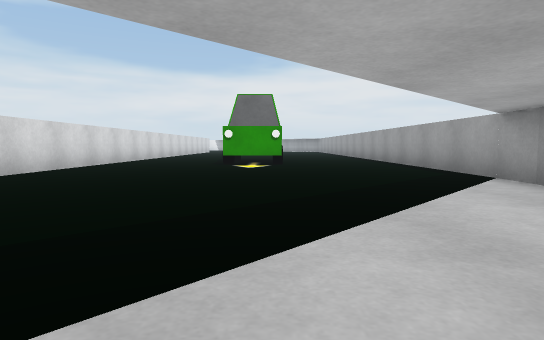
view 1 (above)

23 first-person views from a walk through a scene from a Unity 3-D project. The camera is 0.51 m above the floor, tilts 4° down and sees 75° across. The floor is counted in squares, 1 m on a side. Each view is taken from the middle of a square. On the plan, view 1 faces up. The plan holds only what a view shows up to about 9 squares ahead; the rest is blank. The place goes on beyond the plan.

view 2
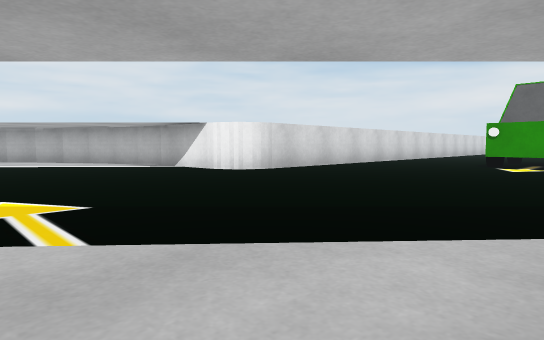

view 3
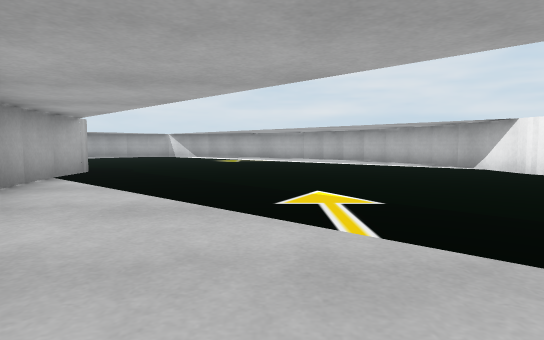

view 4
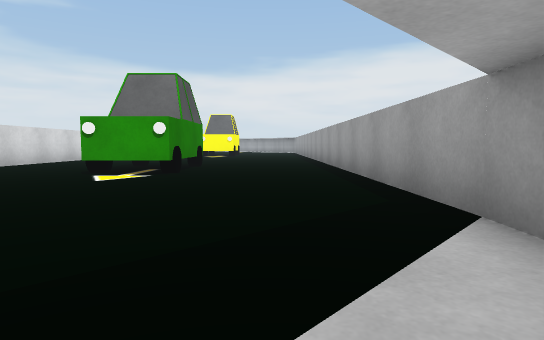

view 5
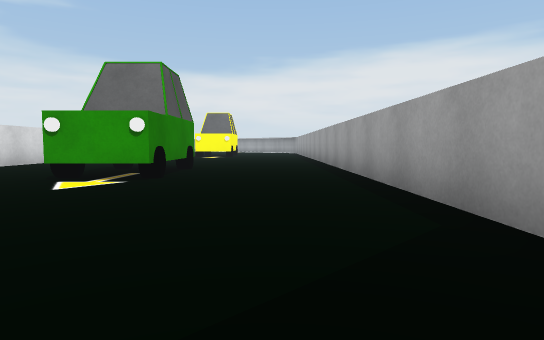

view 6
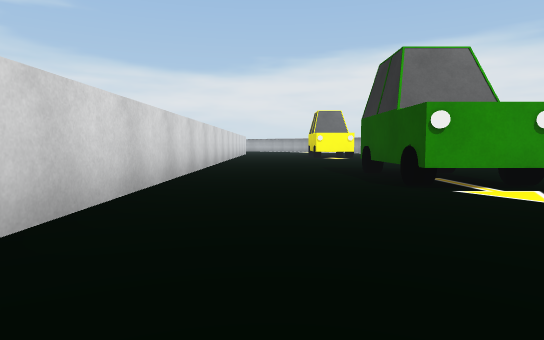

view 7
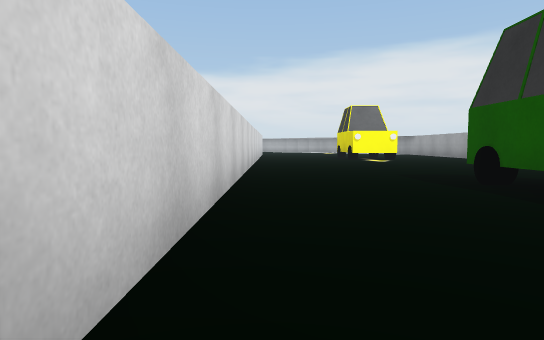

view 8
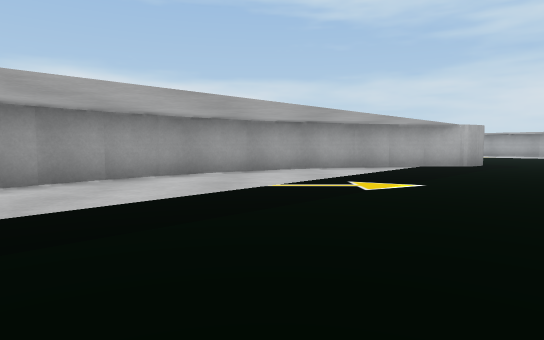

view 9
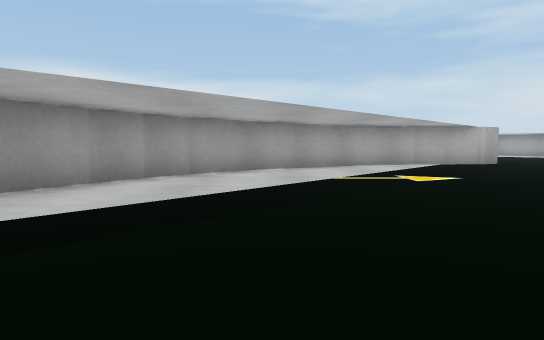

view 10
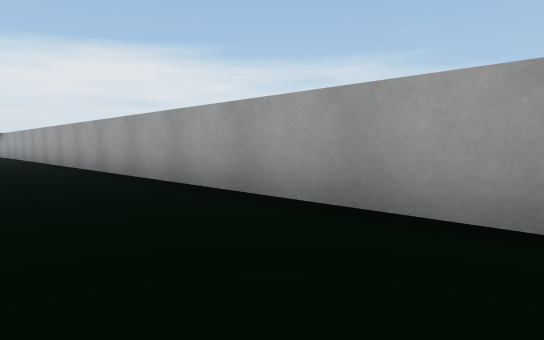

view 11
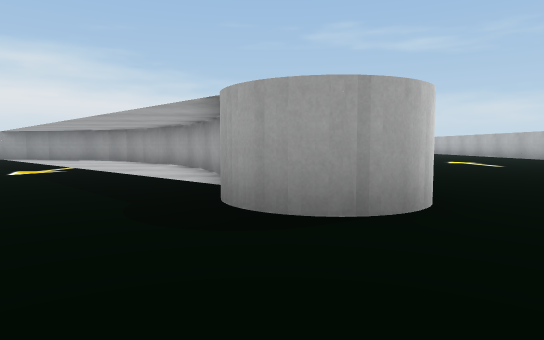

view 12
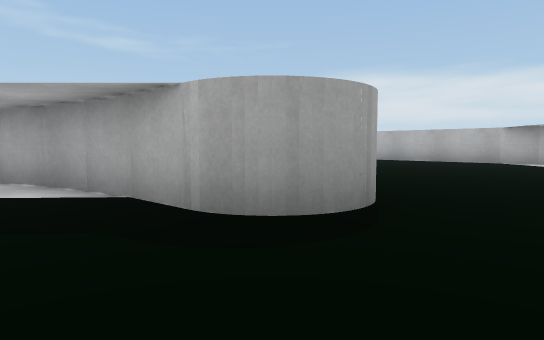

view 13
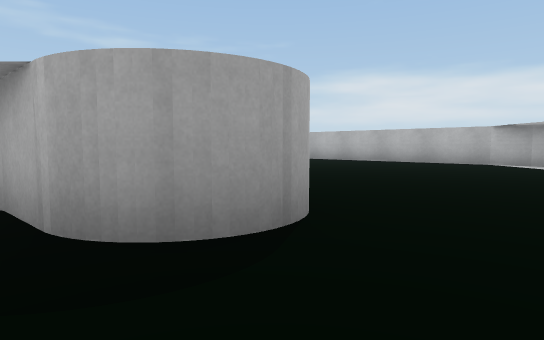

view 14
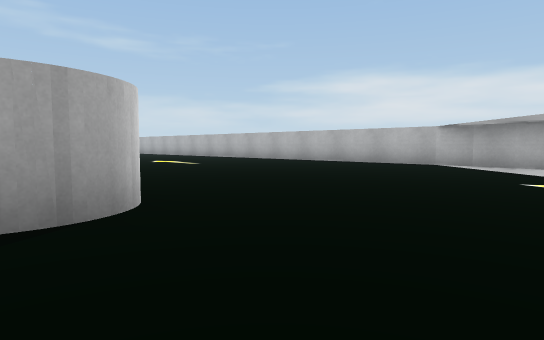

view 15
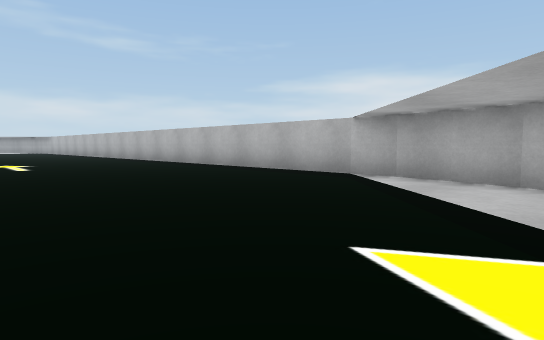

view 16
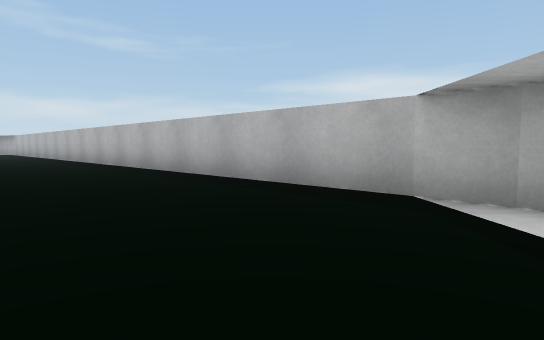

view 17
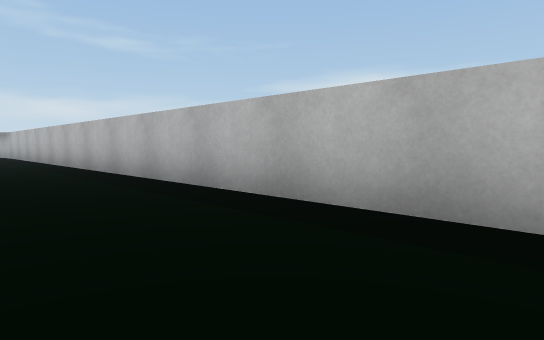

view 18
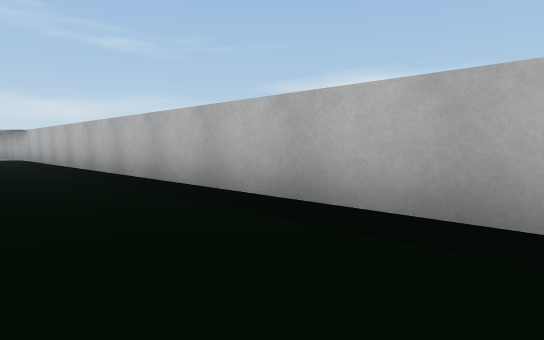

view 19
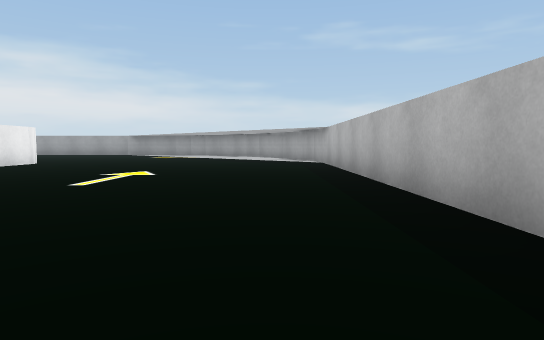

view 20
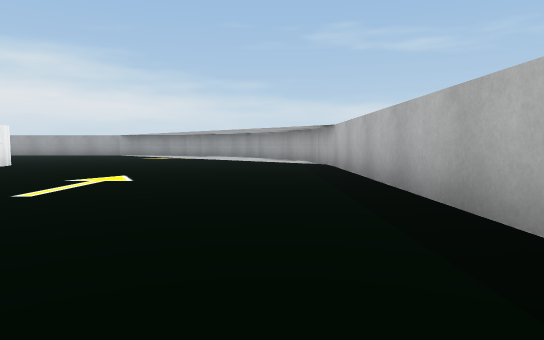

view 21
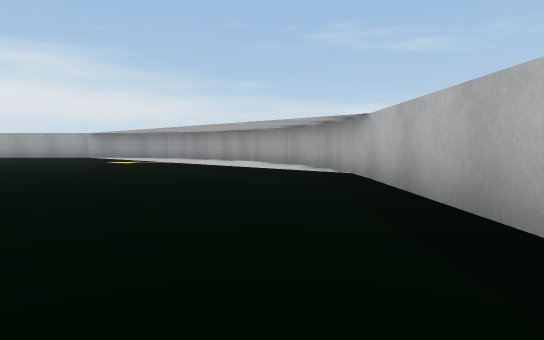

view 22
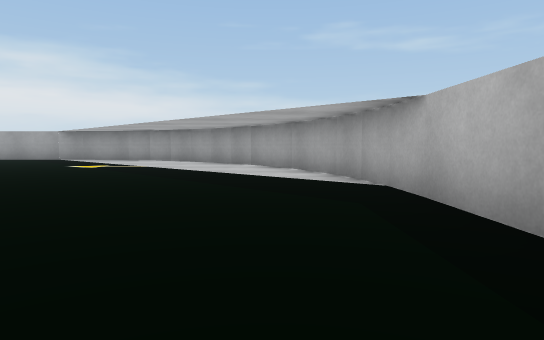

view 23
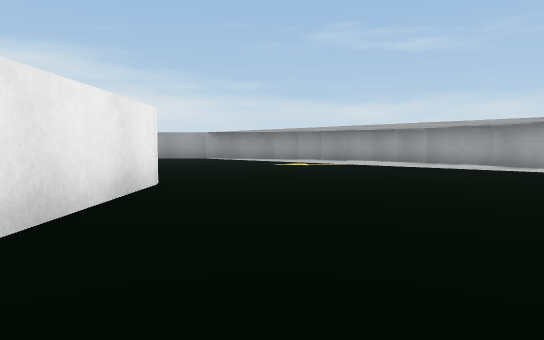

### Floor plan
Points are (right, up) in squares from view 1. A wall is a line through its corners. A room is listed if a view was taken in it or the views show most of it. See-through windows are left out.
Room 1 (views 1, 2, 3, 4, 5, 6, 7, 8, 9, 10, 11, 12, 13, 14)
walls: (-5.3, 4.5) (-6.4, 4.5); (-6.3, 4.5) (-7.3, 4.3); (-7.2, 4.3) (-8.1, 4.1); (3.5, 4.5) (3.5, 16.5); (2.4, 1.2) (2.8, 2.1); (1.4, -0.3) (2, 0.5) (2.5, 1.3); (0.8, -0.9) (1.5, -0.2); (0.2, -1.5) (0.9, -0.8); (-0.6, -2) (0.2, -1.4); (-1.3, -2.5) (-0.5, -2); (-2.1, -2.9) (-1.2, -2.4); (-3, -3.2) (-2.1, -2.8); (-3.8, -3.3) (-2.8, -3.1); (-4.6, -3.5) (-3.7, -3.3); (-5.6, -3.5) (-4.5, -3.5); (-4.5, 16) (-4.5, 5.4)
ways out: opening at (-8, -5.7) to room 2
objects: car (-1, 9) to (0, 12)
Room 2 (views 15, 16, 17, 18, 19, 20, 21, 22, 23)
walls: (14.6, -5.5) (11.9, -5.5); (15.3, -13.5) (16.3, -13.3); (16.1, -13.4) (17.1, -13.1); (17, -13.1) (18, -12.8); (17.9, -12.8) (18.8, -12.4); (18.7, -12.5) (19.5, -12); (19.4, -12) (20, -11.6); (-6.5, -13.5) (15.5, -13.5); (-7.4, -13.3) (-6.4, -13.5); (-8.2, -13.1) (-7.2, -13.3)
ways out: opening at (-8, -5.7) to room 1

Where each view was taken, in squares from view 1:
view 1: 0 up, 0 right, facing up
view 2: 0 up, 1 right, facing up-left
view 3: 0 up, 1 right, facing left
view 4: 3 up, 2 right, facing up
view 5: 4 up, 2 right, facing up
view 6: 5 up, 3 left, facing up
view 7: 7 up, 4 left, facing up
view 8: 5 up, 1 left, facing down
view 9: 6 up, 0 right, facing down
view 10: 8 up, 1 right, facing up-right
view 11: 4 down, 9 left, facing right
view 12: 2 down, 8 left, facing down-right
view 13: 3 down, 8 left, facing down-right
view 14: 4 down, 9 left, facing down-right
view 15: 8 down, 9 left, facing down-right
view 16: 10 down, 7 left, facing down-right
view 17: 11 down, 2 left, facing down-right
view 18: 11 down, 1 right, facing down-right
view 19: 12 down, 5 right, facing right
view 20: 12 down, 6 right, facing right
view 21: 12 down, 9 right, facing right
view 22: 12 down, 11 right, facing right
view 23: 7 down, 10 right, facing right
